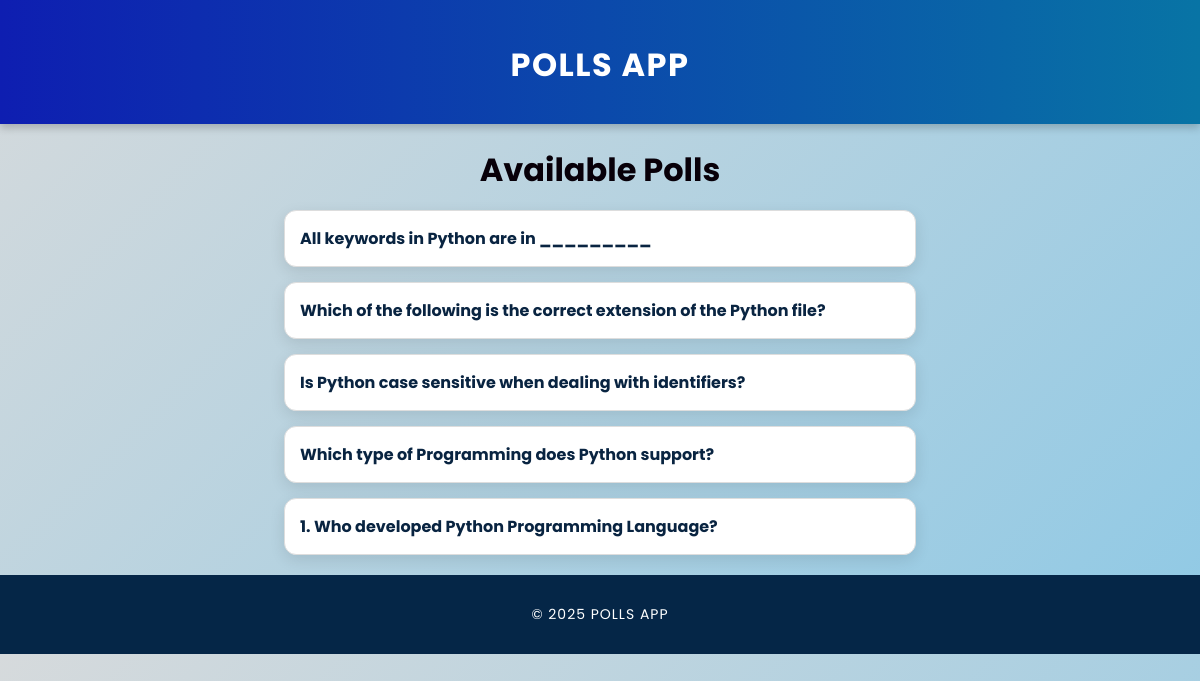
Screenshot of /polls/ with the database file from the repository.
### polls/models.py (models this page shows, shortened)
class Question(models.Model):
    question_text = models.CharField(max_length=200)
    pub_date = models.DateTimeField("date published")

### polls/views.py (the view)
# urls.py: path("", views.index, name="index"),
def index(request):
    latest_question_list = Question.objects.order_by("-pub_date")[:5]
    context = {"latest_question_list": latest_question_list}
    return render(request, "polls/index.html", context)

### polls/templates/polls/index.html
{% extends "polls/base.html" %}
{% block content %}
    <h1>Available Polls</h1>
    {% if latest_question_list %}
        <ul>
            {% for question in latest_question_list %}
                <li><a href="{% url 'polls:detail' question.id %}">{{ question.question_text }}</a></li>
            {% endfor %}
        </ul>
    {% else %}
        <p>No polls are available.</p>
    {% endif %}
{% endblock %}

### polls/templates/polls/base.html (shortened to what this page needs)
{% load static %}
<!DOCTYPE html>
<html lang="en">
<head>
    <link rel="stylesheet" href="{% static 'polls/css/style.css' %}">
</head>
<body>
    <header>
        <h1><a href="{% url 'polls:index' %}">Polls App</a></h1>
    </header>
    <main>
        {% block content %}{% endblock %}
    </main>
    <footer>
        <p>&copy; 2025 Polls App</p>
    </footer>
</body>
</html>

### polls/static/polls/css/style.css (style rules this page uses)
body { font-family: 'Poppins', sans-serif; background: linear-gradient(135deg, #d6dadc, #8fc9e5); color: #333; margin: 0; padding: 0; text-align: center; }
header { background: linear-gradient(90deg, #0e1eb1, #0874a5); color: white; padding: 20px; font-size: 26px; font-weight: bold; text-transform: uppercase; letter-spacing: 1.5px; box-shadow: 0 4px 8px rgba(0, 0, 0, 0.2); }
header a { color: white; text-decoration: none; transition: color 0.3s, transform 0.2s ease-in-out; }
footer { margin-top: 20px; padding: 15px; background: #052647; color: white; font-size: 14px; text-transform: uppercase; letter-spacing: 1px; }
h1 { color: #080009; font-size: 32px; margin-bottom: 15px; font-weight: 700; }
a { color: #092441; text-decoration: none; font-weight: bold; transition: 0.3s ease-in-out; }
ul { list-style: none; padding: 0; }
li { background: white; margin: 15px auto; padding: 15px; border: 1px solid #ddd; border-radius: 12px; width: 50%; text-align: left; box-shadow: 0 5px 15px rgba(0, 0, 0, 0.1); transition: all 0.3s ease-in-out; }
h1, ul, form, .button { animation: fadeIn 0.6s ease-in-out; }

### rows the page displays
Question: question_text "All keywords in Python are in _________"
Question: question_text "Which of the following is the correct extension of the Python file?"
Question: question_text "Is Python case sensitive when dealing with identifiers?"
Question: question_text "Which type of Programming does Python support?"
Question: question_text "1. Who developed Python Programming Language?"
